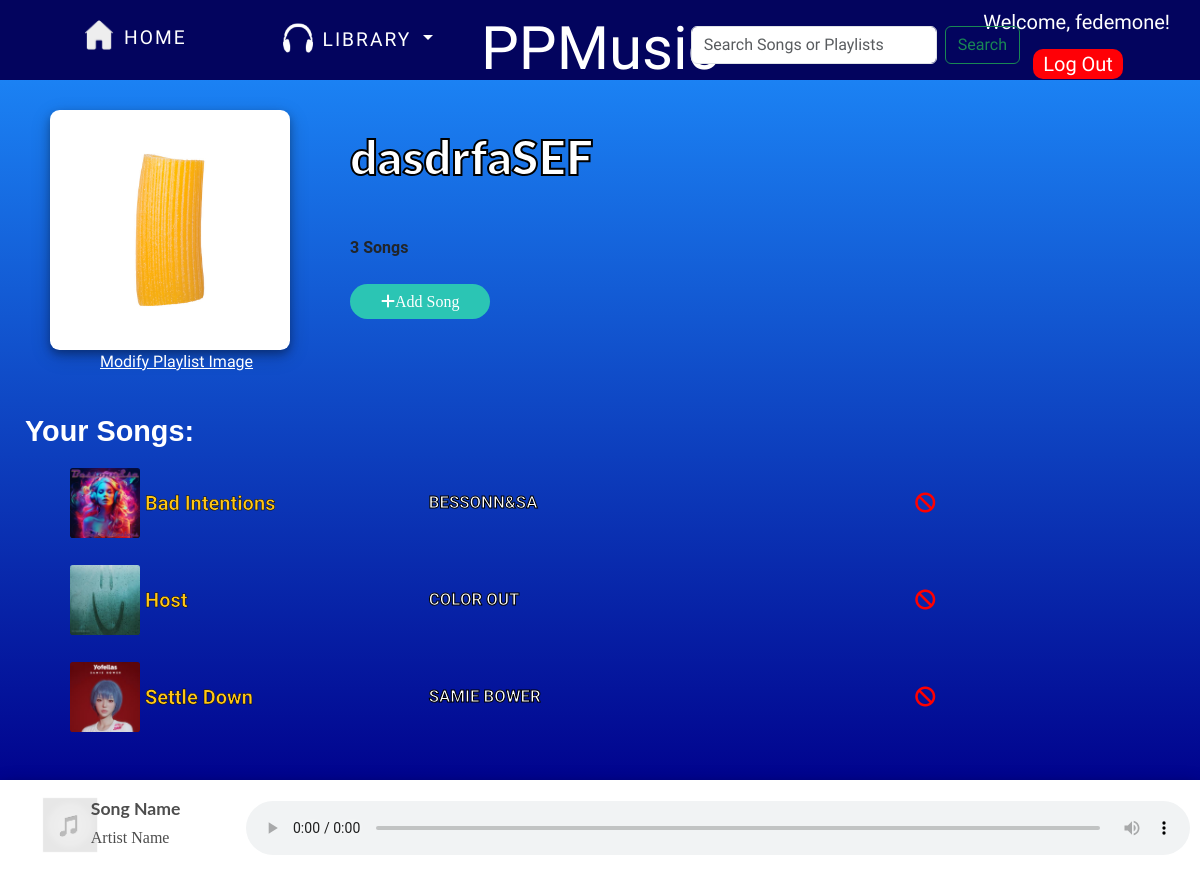
Page /music/playlist/44/ (signed in) on the committed database.
### music/models.py (models this page shows, shortened)
class Playlist(models.Model):
    playlist_id = models.AutoField(primary_key=True)
    user = models.ForeignKey(User, on_delete=models.CASCADE)
    playlist_name = models.CharField(max_length=50, default="name")
    image = models.ImageField(upload_to="playlist_images/", validators=[FileExtensionValidator(allowed_extensions=['jpeg', 'jpg', 'png'])], blank=True)
    plays = models.IntegerField(default=0)
    songs = models.ManyToManyField(Song, related_name='playlist')
    slug = models.SlugField()

class Song(models.Model):
    song_id = models.AutoField(primary_key=True)
    name = models.CharField(max_length=50)
    artist = models.CharField(max_length=50)
    album = models.CharField(max_length=50, blank=True)
    GENRE_CHOICES = [
        ('rock', 'Rock'),
        ('pop', 'Pop'),
        ('hiphop', 'Hip Hop'),
        ('jazz', 'Jazz'),
        ('electronic', 'Electronic'),
        ('classical', 'Classical'),
        ('latin', 'Latin'),
        ('other', 'Other'),
    ]
    genre = models.CharField(max_length=20, blank=True, default='genre', choices=GENRE_CHOICES)
    song = models.FileField(upload_to="songs/", validators=[FileExtensionValidator(allowed_extensions=['mp3', 'wav'])], default="name")
    image = models.ImageField(upload_to="songimage/", validators=[FileExtensionValidator(allowed_extensions=['jpeg', 'jpg', 'png'])])
    data = models.DateTimeField(auto_now=False, auto_now_add=True)
    slug = models.SlugField()
    liked_by_users = models.ManyToManyField(User, related_name="liked_songs", blank=True)
    class Meta:
        ordering = ['name']

### music/views.py (the view)
# urls.py: path('playlist/<int:playlist_id>/', views.playlist, name="playlist"),
def playlist(request, playlist_id):
    user = request.user
    if user.is_authenticated:
        myPlaylists = Playlist.objects.filter(user=user)
        if request.method == "POST":
            song_id = request.POST["music_id"]
            playlist = Playlist.objects.filter(playlist_id=playlist_id).first()
            if song_id in playlist.songs.all():
                playlist.songs.remove(song_id)
                playlist.plays -= 1
                playlist.save()
        else:
            currPlaylist = Playlist.objects.filter(playlist_id=playlist_id).first()
            playlistSongs = currPlaylist.songs.all()
            recommendedSingers = []
            return render(request, "music/playlist.html", {'playlistInfo': currPlaylist,
                                                           'playlistSongs': playlistSongs,
                                                           'myPlaylists': myPlaylists,
                                                           'recommendedSingers': recommendedSingers})

### music/templates/music/playlist.html (shortened to what this page needs)
{% extends 'layout.html' %}
{% block main-content %}
    <div id="body-center">
        <div class="card">
            <div>
                <img src="{% if playlistInfo.image %}{{ playlistInfo.image.url }}{% else %}/media/images/music-placeholder.png{% endif %}" alt="No Image Found">
                <a id="modify_image_link" style=" color:white; display:block; margin-left: 100px; font-size:1rem" onclick="showImageForm()"><u>Modify Playlist Image</u></a>
            </div>
            <div class="cardData">
                <h1 id="B_{{playlistInfo.playlist_id}}">{{playlistInfo.playlist_name}}</h1>
                <p>{{playlistInfo.plays}} Songs</p>
                <br>
                <a id="add_song_btn" href={% url 'music:allsongs' %}><i class="fas fa-plus"></i>Add Song</a>
            </div>
        </div>
        <h2 id="your-song">Your Songs:</h2>
        {% if playlistSongs %}
            <div id="songlist">
                {% for i in playlistSongs %}
                    <div class="sameMovieCard">
                        <div class="container_songpost">
                            <img src="{{i.image.url}}" id="A_{{i.song_id}}"/>
                            <div class="overlay_songpost"></div>
                        </div>
                        <div class="songpost_data">
                            <h5 class="song-name" id="B_{{i.song_id}}"><a data-song-url="{{i.song.url}}" id="{{i.song_id}}" onclick="playSong(this)">{{i.name}}</a></h5>
                            <p class="singer-name" id="C_{{i.song_id}}">{{i.artist}}</p>
                            <form action="{% url 'music:delete_song_from_playlist' %}" method="post">
                                <button type="submit" id="submitremove" style="color: red; margin-top: 15px; margin-left: 200px">
                                    <i style="margin-top:10px" class="fa-solid fa-ban"></i>
                                </button>
                            </form>
                        </div>
                    </div>
                {% endfor %}
            </div>
        {% else %}
            <h2 id="no-song">Currently No Songs Added in Your Playlist "{{ playlistInfo.playlist_name }}"</h2>
        {% endif %}
        <div>
            <form action="{% url 'music:deletePlaylist' %}" method="POST">{% csrf_token %}
                <button id="delete-btn" type="submit">Delete Playlist</button>
            </form>
        </div>
    </div>
{% endblock %}

### templates/layout.html (shortened to what this page needs)
{% load static %}
<html lang="en">
<head>
    <link href="https://cdn.jsdelivr.net/npm/bootstrap@5.3.3/dist/css/bootstrap.min.css" rel="stylesheet">
    <link rel="stylesheet" href="{% static 'css/style.css' %}">
    <link rel="stylesheet" href="https://unpkg.com/flickity@2/dist/flickity.min.css">
    <link rel="stylesheet" href="https://pro.fontawesome.com/releases/v5.10.0/css/all.css" />
</head>
<body>
    <header>
        {% block header %}
        <nav id="header_menu">
            <a href="{% url 'homepage' %}" id="home-link">
                <p><img src="/media/images/home.png" width="30px" alt="home image">HOME</p>
            </a>
        {% if user.is_authenticated %}
            <div class="dropdown">
                <button class="btn btn-primary dropdown-toggle" type="button" data-bs-toggle="dropdown" aria-expanded="false">
                    <img src="/media/images/headphones-2-48.png" width="30px">LIBRARY
                </button>
        {% else %}
            <button class="btn btn-primary dropdown-toggle dropdown" id="librarybtn">
                <a href="{% url 'users:login' %}"><img src="../media/images/headphones-2-48.png" width="30px">LIBRARY</a>
            </button>
        {% endif %}
            </div>
            <h1><a href="{% url 'homepage' %}">PPMusic</a></h1>
            <form class="d-flex" role="search" autocomplete="off" method="POST" action="{% url 'music:search_results' %}">
                <input class="form-control me-2" type="search" placeholder="Search Songs or Playlists" aria-label="Search" name="data" required>
                <button class="btn btn-outline-success" type="submit">Search</button>
            </form>
            {% if user.is_authenticated %}
                <div class="welcome">
                    <h4>Welcome, {{user.username}}!</h4>
                    <a href="users/logout">Log Out</a>
                </div>
            {% else %}
                <a href="{% url 'users:login' %}"><img src="/media/images/user_icon.png" class="icon"></a>
            {% endif %}
        </nav>
        {% endblock %}
    </header>
    <main>
    <div id="audio_main" class="audio-decs">
        <div class="audio-data">
            <div>
                <img id="audio-img" src="/media/images/music-placeholder.png" alt="Image here">
            </div>
            <div id="text-song">
                <h4 id="audio-song">Song Name</h4>
                <p id="audio-artist">Artist Name</p>
            </div>
        </div>
        <div style="margin: auto 0">
            <audio preload="auto" controls id="audioPlayer">
                <source src="" id="audioSource">
            </audio>
        </div>
    </div>
    {% block main-content %}
    {% endblock %}
    </main>
</body>
</html>

### rows in the picture
Playlist: image (picture), playlist_name "dasdrfaSEF", plays "3"
Song: image (picture), name "Bad Intentions", artist "BESSONN&SA"
Song: image (picture), name "Host", artist "COLOR OUT"
Song: image (picture), name "Settle Down", artist "SAMIE BOWER"

### other values in the picture
{{ user.username }} "fedemone"
